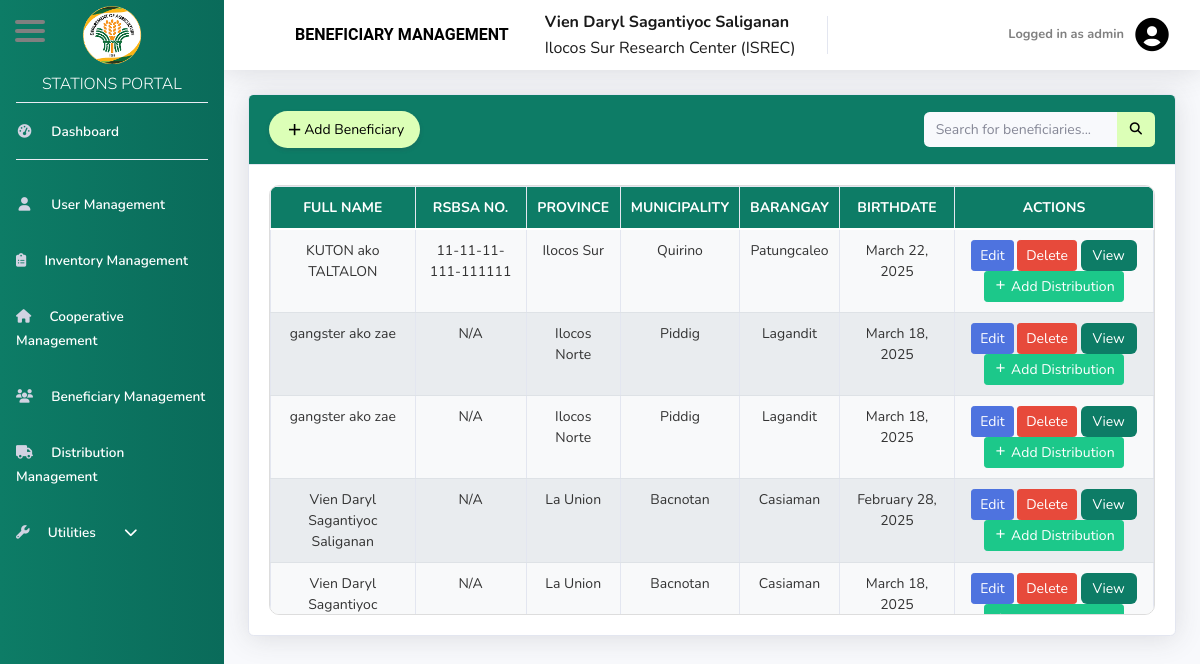
/admin/8BeneficiaryManagement.php (signed in), run on the app's committed database.
### tables this page shows
CREATE TABLE `tbl_beneficiary` (
  `beneficiary_id` int(11) NOT NULL,
  `fname` varchar(255) NOT NULL,
  `mname` varchar(255) DEFAULT NULL,
  `lname` varchar(255) NOT NULL,
  `province_name` varchar(255) NOT NULL,
  `municipality_name` varchar(255) NOT NULL,
  `barangay_name` varchar(255) NOT NULL,
  `StreetPurok` varchar(100) NOT NULL,
  `station_id` int(8) NOT NULL,
  `coop_id` int(8) NOT NULL,
  `beneficiary_type` varchar(100) NOT NULL,
  `birthdate` date NOT NULL,
  `Sex` varchar(100) NOT NULL,
  `rsbsa_no` varchar(15) DEFAULT NULL,
  `if_applicable` varchar(100) NOT NULL,
  `contact_no` char(11) NOT NULL,
  `beneficiary_category` varchar(100) NOT NULL
);

### admin/8BeneficiaryManagement.php (the view, shortened to what this page needs)
<?php
include('includes/header.php');
include('includes/navbar.php');
?>
<link rel="stylesheet" href="https://unpkg.com/boxicons@2.1.4/css/boxicons.min.css">
<div id="content-wrapper" class="d-flex flex-column">
    <div id="content">
        <nav class="navbar navbar-expand navbar-light bg-white topbar mb-4 static-top shadow">
            <span class="navbar-brand font-weight-bold" style="font-size: 18px; padding-left: 55px; color: Black; font-family: 'Roboto', sans-serif;">
                BENEFICIARY MANAGEMENT
            </span>
                <div style="padding-left: 20px; color: black; display: flex; flex-direction: column; line-height: 1;">
                    <?php
                        if (isset($_SESSION['fname']) && isset($_SESSION['lname'])) {
                            $fullName = htmlspecialchars($_SESSION['fname']) . ' ' . htmlspecialchars($_SESSION['mname']) . ' ' . htmlspecialchars($_SESSION['lname']);
                            echo '<span class="navbar-brand font-weight-bold" style="font-size: 18px;">' . $fullName . '</span>';
                        }
                        if (isset($_SESSION['station_name'])) {
                            echo '<span class="navbar-brand" style="font-size: 16px;">' . htmlspecialchars($_SESSION['station_name']) . '</span>';
                        }
                    ?>
                </div>
                <ul class="navbar-nav ml-auto">
                    <li class="nav-item dropdown no-arrow">
                        <a class="nav-link dropdown-toggle" href="#" id="userDropdown" role="button"
                        data-bs-toggle="dropdown" aria-haspopup="true" aria-expanded="false">
                            <span class="mr-2 d-none d-lg-inline text-black small font-weight-bold" style="color: grey">
                                <?php
                                $username = $_SESSION['user'];
                                echo 'Logged in as ' . htmlspecialchars($username);
                                ?>
                            </span>
                            <i style="font-size: 40px; color: black;" class="bx bxs-user-circle"></i>
                        </a>
                    </li>
                </ul>
        </nav>
        <div class="container-fluid">
            <div class="card shadow mb-4">
                <div class="card-header py-3" style="background-color: #0D7C66;">
                    <div class="d-flex align-items-center">
                        <button type="button" class="btn d-flex align-items-center gap-2 rounded-pill shadow-sm"
                            style="background-color: #DCFFB7; color: black; border: none; padding: 8px 16px;"
                            id="btnAddBeneficiary" data-bs-toggle="modal" data-bs-target="#addBeneficiaryModal">
                            <i class='bx bx-plus' style="font-size: 1.2rem;"></i>
                            <span>Add Beneficiary</span>
                        </button>
                        <form class="d-none d-sm-inline-block form-inline ml-auto my-2 my-md-0 mw-100 navbar-search custom-search-form">
                            <div class="input-group">
                                <input type="text" id="search_id" class="form-control bg-light border-0 small"
                                    placeholder="Search for beneficiaries..." aria-label="Search" aria-describedby="basic-addon2" onkeyup="searchBeneficiaryTable()">
                                <div class="input-group-append">
                                    <button class="btn text-white" style="background-color: #DCFFB7;" type="button">
                                    </button>
                                </div>
                            </div>
                        </form>
                    </div>
                </div>
                <div id="tab1" class="tab-content active">
                    <div class="card-body">
                        <div style="max-height: 430px; overflow: auto; width: 100%; border: 1px solid #ddd; border-radius: 10px;">
                            <table class="table table-bordered text-center" width="100%" cellspacing="0" id="beneficiaryTable">
                                <thead class="thead" style="background-color: #0D7C66; color: white;">
                                    <tr>
                                        <th>Full Name</th>
                                        <th>RSBSA No.</th>
                                        <th>Province</th>
                                        <th>Municipality</th>
                                        <th>Barangay</th>
                                        <th>Birthdate</th>
                                        <th>Actions</th>
                                    </tr>
                                </thead>
                                <tbody>
                                    <?php
                                    include('../conn.php');
                                    function formatRsbsaNo($rsbsa_no)
                                    {
                                        if (strlen($rsbsa_no) === 15) {
                                            return substr($rsbsa_no, 0, 2) . '-' .
                                                substr($rsbsa_no, 2, 2) . '-' .
                                                substr($rsbsa_no, 4, 2) . '-' .
                                                substr($rsbsa_no, 6, 3) . '-' .
                                                substr($rsbsa_no, 9, 6);
                                        }
                                        return $rsbsa_no;
                                    }
                                    $query = "SELECT beneficiary_id, fname, mname, lname, rsbsa_no, province_name, municipality_name, barangay_name, birthdate FROM tbl_beneficiary";
                                    $result = $conn->query($query);
                                    if ($result->num_rows > 0) {
                                        while ($row = $result->fetch_assoc()) {
                                            $fullName = $row['fname'];
                                            if (!empty($row['mname'])) {
                                                $fullName .= ' ' . $row['mname'];
                                            }
                                            $fullName .= ' ' . $row['lname'];
                                            $formattedBirthdate = date('F j, Y', strtotime($row['birthdate']));
                                            $rsbsa_no = !empty($row['rsbsa_no']) ? formatRsbsaNo($row['rsbsa_no']) : 'N/A';
                                            echo "<tr>
                                                    <td>{$fullName}</td>
                                                    <td>{$rsbsa_no}</td>
                                                    <td>{$row['province_name']}</td>
                                                    <td>{$row['municipality_name']}</td>
                                                    <td>{$row['barangay_name']}</td>
                                                    <td>{$formattedBirthdate}</td>
                                                    <td>
                                                        <button class='btn btn-primary btn-sm'>Edit</button>
                                                        <button class='btn btn-danger btn-sm'>Delete</button>
                                                        <button class='btn btn-info btn-sm' onclick='viewBeneficiary({$row['beneficiary_id']})'>View</button>
                                                        <button type='button' class='btn btn-success btn-sm' id='btnAddDistribution' data-bs-toggle='modal' data-bs-target='#addDistributionModal' data-beneficiary-id='{$row['beneficiary_id']}'>
                                                            <i class='bx bx-plus'></i>
                                                            <span>Add Distribution</span>
                                                        </button>
                                                    </td>
                                                </tr>";
                                                                            }
                                                                        } else {
                                                                            echo "<tr>
                                                <td colspan='7'>No beneficiaries found.</td>
                                            </tr>";
                                    }
                                    ?>
                                </tbody>
                            </table>
                        </div>
                    </div>
                </div>
            </div>
        </div>
    </div>
    <?php
    include('includes/footer.php');
    ?>

### admin/includes/navbar.php (style rules this page uses)
.nav-item .nav-link { color: #fff !important; font-size: 16px; font-weight: 500; transition: background-color 0.3s ease, transform 0.2s ease-in-out; }

### admin/8BeneficiaryManagement.php (style rules this page uses)
.table { font-size: 14px; }
.navbar-brand { font-size: 16px !important; }
.form-control, .btn { font-size: 14px; }
.table thead { background-color: #0D7C66; color: white; font-weight: bold; text-transform: uppercase; }
.table thead th { padding: 10px; text-align: center; border-bottom: 2px solid #ffffff; }
.table tbody tr { background-color: #f8f9fa; transition: background-color 0.3s ease; }
.table tbody tr:nth-child(even) { background-color: #e9ecef; }
.table tbody td { padding: 10px; border-bottom: 1px solid #dee2e6; text-align: center; color: #333; }
.table tbody td .btn-info { background-color: #0D7C66; border: none; padding: 5px 12px; border-radius: 6px; color: white; transition: 0.3s ease; }
.custom-search-form { margin-left: 30px; }

### data on the page
tbl_beneficiary: fullName "KUTON ako TALTALON", rsbsa_no "11-11-11-111-111111", province_name "Ilocos Sur", municipality_name "Quirino", barangay_name "Patungcaleo", birthdate "March 22, 2025"
tbl_beneficiary: fullName "gangster ako zae", rsbsa_no "N/A", province_name "Ilocos Norte", municipality_name "Piddig", barangay_name "Lagandit", birthdate "March 18, 2025"
tbl_beneficiary: fullName "gangster ako zae", rsbsa_no "N/A", province_name "Ilocos Norte", municipality_name "Piddig", barangay_name "Lagandit", birthdate "March 18, 2025"
tbl_beneficiary: fullName "Vien Daryl Sagantiyoc Saliganan", rsbsa_no "N/A", province_name "La Union", municipality_name "Bacnotan", barangay_name "Casiaman", birthdate "February 28, 2025"
tbl_beneficiary: fullName "Vien Daryl Sagantiyoc…", rsbsa_no "N/A", province_name "La Union", municipality_name "Bacnotan", barangay_name "Casiaman", birthdate "March 18, 2025"

### other printed values
$fullName "Vien Daryl Sagantiyoc Saliganan"
$_SESSION['station_name'] "Ilocos Sur Research Center (ISREC)"
$username "admin"
